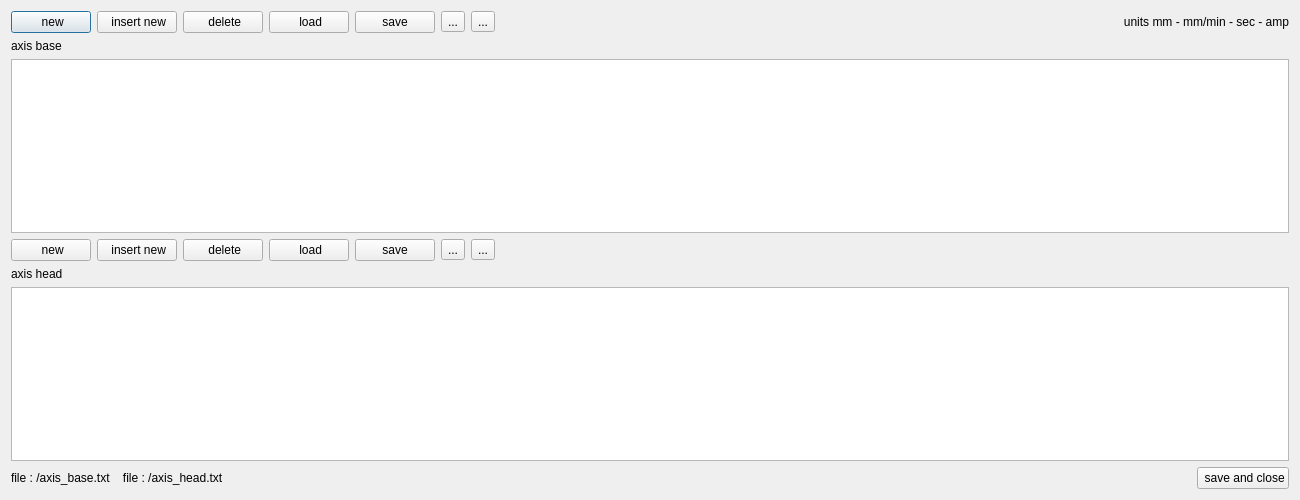
<?xml version="1.0" encoding="UTF-8"?>
<ui version="4.0">
 <class>Dialog_axis</class>
 <widget class="QDialog" name="Dialog_axis">
  <property name="geometry">
   <rect>
    <x>0</x>
    <y>0</y>
    <width>1300</width>
    <height>500</height>
   </rect>
  </property>
  <property name="windowTitle">
   <string>Axis</string>
  </property>
  <layout class="QGridLayout" name="gridLayout">
   <item row="0" column="0" colspan="2">
    <layout class="QHBoxLayout" name="horizontalLayout">
     <item>
      <widget class="QPushButton" name="pushButton_new">
       <property name="text">
        <string> new</string>
       </property>
       <property name="icon">
        <iconset resource="../icons.qrc">
         <normaloff>:/icons/document-new.svg</normaloff>:/icons/document-new.svg</iconset>
       </property>
      </widget>
     </item>
     <item>
      <widget class="QPushButton" name="pushButton_insert_new">
       <property name="text">
        <string> insert new</string>
       </property>
       <property name="icon">
        <iconset resource="../icons.qrc">
         <normaloff>:/icons/document-new.svg</normaloff>:/icons/document-new.svg</iconset>
       </property>
      </widget>
     </item>
     <item>
      <widget class="QPushButton" name="pushButton_delete">
       <property name="text">
        <string> delete</string>
       </property>
       <property name="icon">
        <iconset resource="../icons.qrc">
         <normaloff>:/icons/delete.svg</normaloff>:/icons/delete.svg</iconset>
       </property>
      </widget>
     </item>
     <item>
      <widget class="QPushButton" name="pushButton_load">
       <property name="text">
        <string> load</string>
       </property>
       <property name="icon">
        <iconset resource="../icons.qrc">
         <normaloff>:/icons/document-open.svg</normaloff>:/icons/document-open.svg</iconset>
       </property>
      </widget>
     </item>
     <item>
      <widget class="QPushButton" name="pushButton_save">
       <property name="text">
        <string> save </string>
       </property>
       <property name="icon">
        <iconset resource="../icons.qrc">
         <normaloff>:/icons/document-save.svg</normaloff>:/icons/document-save.svg</iconset>
       </property>
      </widget>
     </item>
     <item>
      <widget class="QToolButton" name="toolButton_move_up">
       <property name="text">
        <string>...</string>
       </property>
       <property name="icon">
        <iconset resource="../icons.qrc">
         <normaloff>:/icons/button_up.svg</normaloff>:/icons/button_up.svg</iconset>
       </property>
      </widget>
     </item>
     <item>
      <widget class="QToolButton" name="toolButton_move_down">
       <property name="text">
        <string>...</string>
       </property>
       <property name="icon">
        <iconset resource="../icons.qrc">
         <normaloff>:/icons/button_down.svg</normaloff>:/icons/button_down.svg</iconset>
       </property>
      </widget>
     </item>
    </layout>
   </item>
   <item row="0" column="2">
    <spacer name="horizontalSpacer_2">
     <property name="orientation">
      <enum>Qt::Horizontal</enum>
     </property>
     <property name="sizeHint" stdset="0">
      <size>
       <width>574</width>
       <height>20</height>
      </size>
     </property>
    </spacer>
   </item>
   <item row="0" column="3" colspan="2">
    <widget class="QLabel" name="label_4">
     <property name="text">
      <string>units mm - mm/min - sec - amp</string>
     </property>
     <property name="alignment">
      <set>Qt::AlignRight|Qt::AlignTrailing|Qt::AlignVCenter</set>
     </property>
    </widget>
   </item>
   <item row="1" column="0" colspan="3">
    <widget class="QLabel" name="label_6">
     <property name="text">
      <string>axis base </string>
     </property>
    </widget>
   </item>
   <item row="2" column="0" colspan="5">
    <widget class="QTableWidget" name="tableWidget">
     <property name="sizePolicy">
      <sizepolicy hsizetype="Expanding" vsizetype="Expanding">
       <horstretch>0</horstretch>
       <verstretch>0</verstretch>
      </sizepolicy>
     </property>
     <property name="focusPolicy">
      <enum>Qt::ClickFocus</enum>
     </property>
     <property name="sortingEnabled">
      <bool>false</bool>
     </property>
     <attribute name="horizontalHeaderVisible">
      <bool>false</bool>
     </attribute>
     <attribute name="horizontalHeaderCascadingSectionResizes">
      <bool>false</bool>
     </attribute>
     <attribute name="horizontalHeaderDefaultSectionSize">
      <number>100</number>
     </attribute>
     <attribute name="horizontalHeaderShowSortIndicator" stdset="0">
      <bool>false</bool>
     </attribute>
     <attribute name="horizontalHeaderStretchLastSection">
      <bool>false</bool>
     </attribute>
     <column>
      <property name="text">
       <string>select</string>
      </property>
     </column>
     <column>
      <property name="text">
       <string>description</string>
      </property>
     </column>
     <column>
      <property name="text">
       <string>x axis letter</string>
      </property>
     </column>
     <column>
      <property name="text">
       <string>y axis letter</string>
      </property>
     </column>
     <column>
      <property name="text">
       <string>x home pos</string>
      </property>
     </column>
     <column>
      <property name="text">
       <string>y home pos</string>
      </property>
     </column>
    </widget>
   </item>
   <item row="3" column="0" colspan="2">
    <layout class="QHBoxLayout" name="horizontalLayout_2">
     <item>
      <widget class="QPushButton" name="pushButton_new_2">
       <property name="text">
        <string> new</string>
       </property>
       <property name="icon">
        <iconset resource="../icons.qrc">
         <normaloff>:/icons/document-new.svg</normaloff>:/icons/document-new.svg</iconset>
       </property>
      </widget>
     </item>
     <item>
      <widget class="QPushButton" name="pushButton_insert_new_2">
       <property name="text">
        <string> insert new</string>
       </property>
       <property name="icon">
        <iconset resource="../icons.qrc">
         <normaloff>:/icons/document-new.svg</normaloff>:/icons/document-new.svg</iconset>
       </property>
      </widget>
     </item>
     <item>
      <widget class="QPushButton" name="pushButton_delete_2">
       <property name="text">
        <string> delete</string>
       </property>
       <property name="icon">
        <iconset resource="../icons.qrc">
         <normaloff>:/icons/delete.svg</normaloff>:/icons/delete.svg</iconset>
       </property>
      </widget>
     </item>
     <item>
      <widget class="QPushButton" name="pushButton_load_2">
       <property name="text">
        <string> load</string>
       </property>
       <property name="icon">
        <iconset resource="../icons.qrc">
         <normaloff>:/icons/document-open.svg</normaloff>:/icons/document-open.svg</iconset>
       </property>
      </widget>
     </item>
     <item>
      <widget class="QPushButton" name="pushButton_save_2">
       <property name="text">
        <string> save </string>
       </property>
       <property name="icon">
        <iconset resource="../icons.qrc">
         <normaloff>:/icons/document-save.svg</normaloff>:/icons/document-save.svg</iconset>
       </property>
      </widget>
     </item>
     <item>
      <widget class="QToolButton" name="toolButton_move_up_2">
       <property name="text">
        <string>...</string>
       </property>
       <property name="icon">
        <iconset resource="../icons.qrc">
         <normaloff>:/icons/button_up.svg</normaloff>:/icons/button_up.svg</iconset>
       </property>
      </widget>
     </item>
     <item>
      <widget class="QToolButton" name="toolButton_move_down_2">
       <property name="text">
        <string>...</string>
       </property>
       <property name="icon">
        <iconset resource="../icons.qrc">
         <normaloff>:/icons/button_down.svg</normaloff>:/icons/button_down.svg</iconset>
       </property>
      </widget>
     </item>
    </layout>
   </item>
   <item row="4" column="0" colspan="3">
    <widget class="QLabel" name="label_7">
     <property name="text">
      <string>axis head</string>
     </property>
    </widget>
   </item>
   <item row="5" column="0" colspan="5">
    <widget class="QTableWidget" name="tableWidget_2">
     <property name="sizePolicy">
      <sizepolicy hsizetype="Expanding" vsizetype="Expanding">
       <horstretch>0</horstretch>
       <verstretch>0</verstretch>
      </sizepolicy>
     </property>
     <property name="focusPolicy">
      <enum>Qt::ClickFocus</enum>
     </property>
     <property name="sortingEnabled">
      <bool>false</bool>
     </property>
     <attribute name="horizontalHeaderVisible">
      <bool>false</bool>
     </attribute>
     <attribute name="horizontalHeaderCascadingSectionResizes">
      <bool>false</bool>
     </attribute>
     <attribute name="horizontalHeaderDefaultSectionSize">
      <number>100</number>
     </attribute>
     <attribute name="horizontalHeaderStretchLastSection">
      <bool>false</bool>
     </attribute>
     <column>
      <property name="text">
       <string>select</string>
      </property>
     </column>
     <column>
      <property name="text">
       <string>description</string>
      </property>
     </column>
     <column>
      <property name="text">
       <string>z axis letter</string>
      </property>
     </column>
     <column>
      <property name="text">
       <string>z travelheight</string>
      </property>
     </column>
     <column>
      <property name="text">
       <string>z home pos</string>
      </property>
     </column>
     <column>
      <property name="text">
       <string>x offset </string>
      </property>
     </column>
     <column>
      <property name="text">
       <string>y offset </string>
      </property>
     </column>
     <column>
      <property name="text">
       <string>z offset</string>
      </property>
     </column>
    </widget>
   </item>
   <item row="6" column="0">
    <widget class="QLabel" name="label_5">
     <property name="text">
      <string>file : /axis_base.txt    file : /axis_head.txt</string>
     </property>
    </widget>
   </item>
   <item row="6" column="1" colspan="3">
    <spacer name="horizontalSpacer">
     <property name="orientation">
      <enum>Qt::Horizontal</enum>
     </property>
     <property name="sizeHint" stdset="0">
      <size>
       <width>892</width>
       <height>20</height>
      </size>
     </property>
    </spacer>
   </item>
   <item row="6" column="4">
    <widget class="QPushButton" name="pushButton_save_and_close">
     <property name="maximumSize">
      <size>
       <width>150</width>
       <height>16777215</height>
      </size>
     </property>
     <property name="text">
      <string> save and close</string>
     </property>
     <property name="icon">
      <iconset resource="../icons.qrc">
       <normaloff>:/icons/document-save.svg</normaloff>:/icons/document-save.svg</iconset>
     </property>
    </widget>
   </item>
  </layout>
 </widget>
 <resources>
  <include location="../icons.qrc"/>
 </resources>
 <connections/>
</ui>
